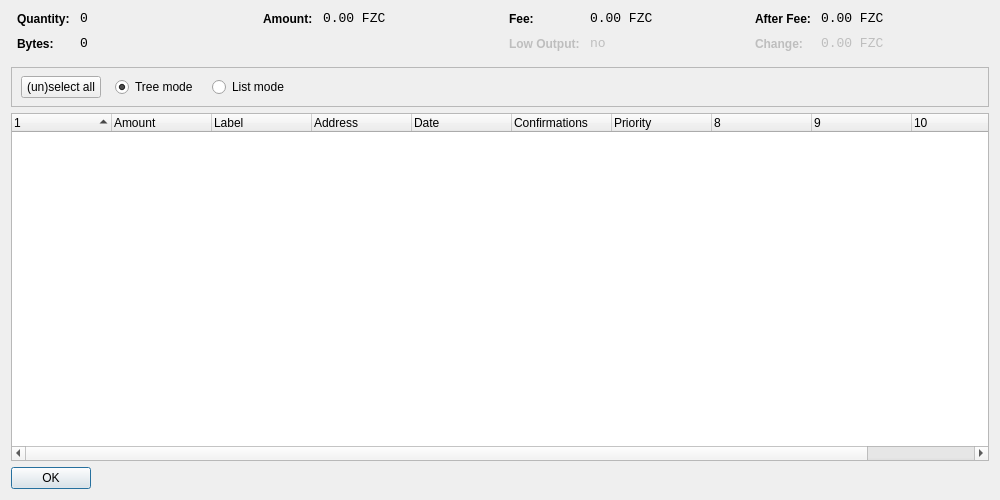
<?xml version="1.0" encoding="UTF-8"?>
<ui version="4.0">
 <class>CoinControlDialog</class>
 <widget class="QDialog" name="CoinControlDialog">
  <property name="geometry">
   <rect>
    <x>0</x>
    <y>0</y>
    <width>1000</width>
    <height>500</height>
   </rect>
  </property>
  <property name="windowTitle">
   <string>Coin Control</string>
  </property>
  <layout class="QVBoxLayout" name="verticalLayout">
   <item>
    <layout class="QHBoxLayout" name="horizontalLayoutTop" stretch="0,0,0,0">
     <property name="topMargin">
      <number>0</number>
     </property>
     <property name="bottomMargin">
      <number>10</number>
     </property>
     <item>
      <layout class="QFormLayout" name="formLayoutCoinControl1">
       <property name="horizontalSpacing">
        <number>10</number>
       </property>
       <property name="verticalSpacing">
        <number>10</number>
       </property>
       <property name="leftMargin">
        <number>6</number>
       </property>
       <property name="rightMargin">
        <number>6</number>
       </property>
       <item row="0" column="0">
        <widget class="QLabel" name="labelCoinControlQuantityText">
         <property name="styleSheet">
          <string notr="true">font-weight:bold;</string>
         </property>
         <property name="text">
          <string>Quantity:</string>
         </property>
        </widget>
       </item>
       <item row="0" column="1">
        <widget class="QLabel" name="labelCoinControlQuantity">
         <property name="font">
          <font>
           <family>Monospace</family>
           <pointsize>10</pointsize>
          </font>
         </property>
         <property name="cursor">
          <cursorShape>IBeamCursor</cursorShape>
         </property>
         <property name="contextMenuPolicy">
          <enum>Qt::ActionsContextMenu</enum>
         </property>
         <property name="text">
          <string notr="true">0</string>
         </property>
         <property name="textInteractionFlags">
          <set>Qt::LinksAccessibleByMouse|Qt::TextSelectableByKeyboard|Qt::TextSelectableByMouse</set>
         </property>
        </widget>
       </item>
       <item row="1" column="0">
        <widget class="QLabel" name="labelCoinControlBytesText">
         <property name="styleSheet">
          <string notr="true">font-weight:bold;</string>
         </property>
         <property name="text">
          <string>Bytes:</string>
         </property>
        </widget>
       </item>
       <item row="1" column="1">
        <widget class="QLabel" name="labelCoinControlBytes">
         <property name="font">
          <font>
           <family>Monospace</family>
           <pointsize>10</pointsize>
          </font>
         </property>
         <property name="cursor">
          <cursorShape>IBeamCursor</cursorShape>
         </property>
         <property name="contextMenuPolicy">
          <enum>Qt::ActionsContextMenu</enum>
         </property>
         <property name="text">
          <string notr="true">0</string>
         </property>
         <property name="textInteractionFlags">
          <set>Qt::LinksAccessibleByMouse|Qt::TextSelectableByKeyboard|Qt::TextSelectableByMouse</set>
         </property>
        </widget>
       </item>
      </layout>
     </item>
     <item>
      <layout class="QFormLayout" name="formLayoutCoinControl2">
       <property name="horizontalSpacing">
        <number>10</number>
       </property>
       <property name="verticalSpacing">
        <number>10</number>
       </property>
       <property name="leftMargin">
        <number>6</number>
       </property>
       <property name="rightMargin">
        <number>6</number>
       </property>
       <item row="0" column="0">
        <widget class="QLabel" name="labelCoinControlAmountText">
         <property name="styleSheet">
          <string notr="true">font-weight:bold;</string>
         </property>
         <property name="text">
          <string>Amount:</string>
         </property>
        </widget>
       </item>
       <item row="0" column="1">
        <widget class="QLabel" name="labelCoinControlAmount">
         <property name="font">
          <font>
           <family>Monospace</family>
           <pointsize>10</pointsize>
          </font>
         </property>
         <property name="cursor">
          <cursorShape>IBeamCursor</cursorShape>
         </property>
         <property name="contextMenuPolicy">
          <enum>Qt::ActionsContextMenu</enum>
         </property>
         <property name="text">
          <string notr="true">0.00 FZC</string>
         </property>
         <property name="textInteractionFlags">
          <set>Qt::LinksAccessibleByMouse|Qt::TextSelectableByKeyboard|Qt::TextSelectableByMouse</set>
         </property>
        </widget>
       </item>
      </layout>
     </item>
     <item>
      <layout class="QFormLayout" name="formLayoutCoinControl3">
       <property name="horizontalSpacing">
        <number>10</number>
       </property>
       <property name="verticalSpacing">
        <number>10</number>
       </property>
       <property name="leftMargin">
        <number>6</number>
       </property>
       <property name="rightMargin">
        <number>6</number>
       </property>
       <item row="0" column="0">
        <widget class="QLabel" name="labelCoinControlFeeText">
         <property name="styleSheet">
          <string notr="true">font-weight:bold;</string>
         </property>
         <property name="text">
          <string>Fee:</string>
         </property>
        </widget>
       </item>
       <item row="0" column="1">
        <widget class="QLabel" name="labelCoinControlFee">
         <property name="font">
          <font>
           <family>Monospace</family>
           <pointsize>10</pointsize>
          </font>
         </property>
         <property name="cursor">
          <cursorShape>IBeamCursor</cursorShape>
         </property>
         <property name="contextMenuPolicy">
          <enum>Qt::ActionsContextMenu</enum>
         </property>
         <property name="text">
          <string notr="true">0.00 FZC</string>
         </property>
         <property name="textInteractionFlags">
          <set>Qt::LinksAccessibleByMouse|Qt::TextSelectableByKeyboard|Qt::TextSelectableByMouse</set>
         </property>
        </widget>
       </item>
       <item row="1" column="0">
        <widget class="QLabel" name="labelCoinControlLowOutputText">
         <property name="enabled">
          <bool>false</bool>
         </property>
         <property name="styleSheet">
          <string notr="true">font-weight:bold;</string>
         </property>
         <property name="text">
          <string>Low Output:</string>
         </property>
        </widget>
       </item>
       <item row="1" column="1">
        <widget class="QLabel" name="labelCoinControlLowOutput">
         <property name="enabled">
          <bool>false</bool>
         </property>
         <property name="font">
          <font>
           <family>Monospace</family>
           <pointsize>10</pointsize>
          </font>
         </property>
         <property name="cursor">
          <cursorShape>IBeamCursor</cursorShape>
         </property>
         <property name="contextMenuPolicy">
          <enum>Qt::ActionsContextMenu</enum>
         </property>
         <property name="text">
          <string notr="true">no</string>
         </property>
         <property name="textInteractionFlags">
          <set>Qt::LinksAccessibleByMouse|Qt::TextSelectableByKeyboard|Qt::TextSelectableByMouse</set>
         </property>
        </widget>
       </item>
      </layout>
     </item>
     <item>
      <layout class="QFormLayout" name="formLayoutCoinControl4">
       <property name="horizontalSpacing">
        <number>10</number>
       </property>
       <property name="verticalSpacing">
        <number>10</number>
       </property>
       <property name="leftMargin">
        <number>6</number>
       </property>
       <property name="rightMargin">
        <number>6</number>
       </property>
       <item row="0" column="0">
        <widget class="QLabel" name="labelCoinControlAfterFeeText">
         <property name="styleSheet">
          <string notr="true">font-weight:bold;</string>
         </property>
         <property name="text">
          <string>After Fee:</string>
         </property>
        </widget>
       </item>
       <item row="0" column="1">
        <widget class="QLabel" name="labelCoinControlAfterFee">
         <property name="font">
          <font>
           <family>Monospace</family>
           <pointsize>10</pointsize>
          </font>
         </property>
         <property name="cursor">
          <cursorShape>IBeamCursor</cursorShape>
         </property>
         <property name="contextMenuPolicy">
          <enum>Qt::ActionsContextMenu</enum>
         </property>
         <property name="text">
          <string notr="true">0.00 FZC</string>
         </property>
         <property name="textInteractionFlags">
          <set>Qt::LinksAccessibleByMouse|Qt::TextSelectableByKeyboard|Qt::TextSelectableByMouse</set>
         </property>
        </widget>
       </item>
       <item row="1" column="0">
        <widget class="QLabel" name="labelCoinControlChangeText">
         <property name="enabled">
          <bool>false</bool>
         </property>
         <property name="styleSheet">
          <string notr="true">font-weight:bold;</string>
         </property>
         <property name="text">
          <string>Change:</string>
         </property>
        </widget>
       </item>
       <item row="1" column="1">
        <widget class="QLabel" name="labelCoinControlChange">
         <property name="enabled">
          <bool>false</bool>
         </property>
         <property name="font">
          <font>
           <family>Monospace</family>
           <pointsize>10</pointsize>
          </font>
         </property>
         <property name="cursor">
          <cursorShape>IBeamCursor</cursorShape>
         </property>
         <property name="contextMenuPolicy">
          <enum>Qt::ActionsContextMenu</enum>
         </property>
         <property name="text">
          <string notr="true">0.00 FZC</string>
         </property>
         <property name="textInteractionFlags">
          <set>Qt::LinksAccessibleByMouse|Qt::TextSelectableByKeyboard|Qt::TextSelectableByMouse</set>
         </property>
        </widget>
       </item>
      </layout>
     </item>
    </layout>
   </item>
   <item>
    <widget class="QFrame" name="frame">
     <property name="minimumSize">
      <size>
       <width>0</width>
       <height>40</height>
      </size>
     </property>
     <property name="frameShape">
      <enum>QFrame::StyledPanel</enum>
     </property>
     <property name="frameShadow">
      <enum>QFrame::Sunken</enum>
     </property>
     <widget class="QWidget" name="horizontalLayoutWidget">
      <property name="geometry">
       <rect>
        <x>10</x>
        <y>0</y>
        <width>781</width>
        <height>41</height>
       </rect>
      </property>
      <layout class="QHBoxLayout" name="horizontalLayoutPanel" stretch="0,0,0,0,0">
       <property name="spacing">
        <number>14</number>
       </property>
       <item>
        <widget class="QPushButton" name="pushButtonSelectAll">
         <property name="sizePolicy">
          <sizepolicy hsizetype="Maximum" vsizetype="Fixed">
           <horstretch>0</horstretch>
           <verstretch>0</verstretch>
          </sizepolicy>
         </property>
         <property name="text">
          <string>(un)select all</string>
         </property>
        </widget>
       </item>
       <item>
        <widget class="QRadioButton" name="radioTreeMode">
         <property name="sizePolicy">
          <sizepolicy hsizetype="Maximum" vsizetype="Fixed">
           <horstretch>0</horstretch>
           <verstretch>0</verstretch>
          </sizepolicy>
         </property>
         <property name="text">
          <string>Tree mode</string>
         </property>
         <property name="checked">
          <bool>true</bool>
         </property>
        </widget>
       </item>
       <item>
        <widget class="QRadioButton" name="radioListMode">
         <property name="sizePolicy">
          <sizepolicy hsizetype="Maximum" vsizetype="Fixed">
           <horstretch>0</horstretch>
           <verstretch>0</verstretch>
          </sizepolicy>
         </property>
         <property name="text">
          <string>List mode</string>
         </property>
        </widget>
       </item>
       <item>
        <spacer name="horizontalSpacer">
         <property name="orientation">
          <enum>Qt::Horizontal</enum>
         </property>
         <property name="sizeHint" stdset="0">
          <size>
           <width>40</width>
           <height>20</height>
          </size>
         </property>
        </spacer>
       </item>
      </layout>
     </widget>
    </widget>
   </item>
   <item>
    <widget class="CoinControlTreeWidget" name="treeWidget">
     <property name="contextMenuPolicy">
      <enum>Qt::CustomContextMenu</enum>
     </property>
     <property name="sortingEnabled">
      <bool>false</bool>
     </property>
     <property name="columnCount">
      <number>11</number>
     </property>
     <attribute name="headerShowSortIndicator" stdset="0">
      <bool>true</bool>
     </attribute>
     <attribute name="headerStretchLastSection">
      <bool>false</bool>
     </attribute>
     <column>
      <property name="text">
       <string/>
      </property>
     </column>
     <column>
      <property name="text">
       <string>Amount</string>
      </property>
     </column>
     <column>
      <property name="text">
       <string>Label</string>
      </property>
     </column>
     <column>
      <property name="text">
       <string>Address</string>
      </property>
     </column>
     <column>
      <property name="text">
       <string>Date</string>
      </property>
     </column>
     <column>
      <property name="text">
       <string>Confirmations</string>
      </property>
      <property name="toolTip">
       <string>Confirmed</string>
      </property>
     </column>
     <column>
      <property name="text">
       <string>Priority</string>
      </property>
     </column>
     <column>
      <property name="text">
       <string/>
      </property>
     </column>
     <column>
      <property name="text">
       <string/>
      </property>
     </column>
     <column>
      <property name="text">
       <string/>
      </property>
     </column>
     <column>
      <property name="text">
       <string/>
      </property>
     </column>
    </widget>
   </item>
   <item>
    <widget class="QDialogButtonBox" name="buttonBox">
     <property name="sizePolicy">
      <sizepolicy hsizetype="Maximum" vsizetype="Fixed">
       <horstretch>0</horstretch>
       <verstretch>0</verstretch>
      </sizepolicy>
     </property>
     <property name="orientation">
      <enum>Qt::Horizontal</enum>
     </property>
     <property name="standardButtons">
      <set>QDialogButtonBox::Ok</set>
     </property>
    </widget>
   </item>
  </layout>
 </widget>
 <customwidgets>
  <customwidget>
   <class>CoinControlTreeWidget</class>
   <extends>QTreeWidget</extends>
   <header>coincontroltreewidget.h</header>
  </customwidget>
 </customwidgets>
 <resources/>
 <connections/>
</ui>
